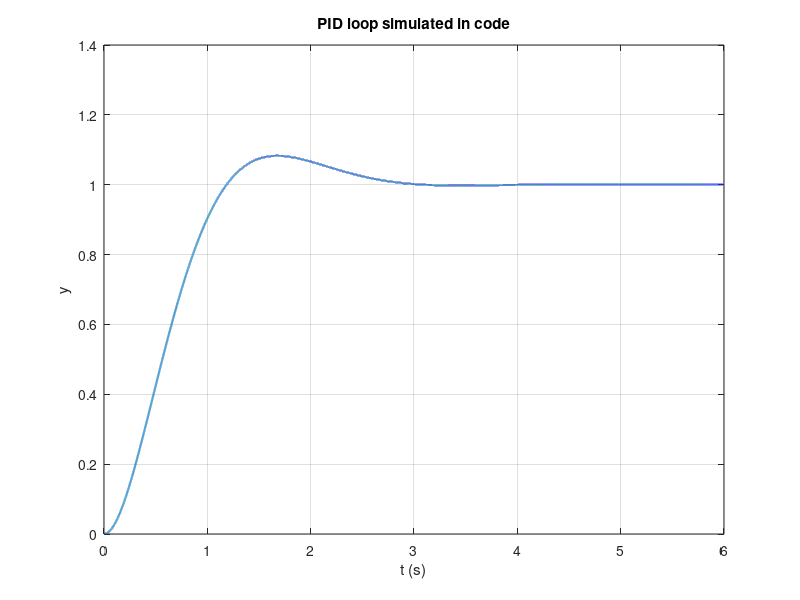

Write the MATLAB code that produced this figure.
% Day 095 · Simulink Examples: Feedback Control with a PID Controller — The same PID loop simulated step by step in plain MATLAB
% Run: open this file in MATLAB and press Run (or type example_2 in the Command Window)

% Plant 1/(s^2 + 3s + 2), PID gains as in the Simulink model, unity feedback
Kp = 6; Ki = 4; Kd = 0.8;
dt = 1e-4; t = 0:dt:6; r = 1;
x = [0; 0]; integ = 0; e_prev = r;               % plant states y, y'
y = zeros(size(t));
for k = 1:numel(t)
    y(k) = x(1);
    e = r - y(k);
    integ = integ + e*dt;
    deriv = (e - e_prev)/dt;  e_prev = e;
    if k == 1, deriv = 0; end                      % avoid the derivative kick at t = 0
    u = Kp*e + Ki*integ + Kd*deriv;
    x = x + dt * [x(2); u - 3*x(2) - 2*x(1)];      % Euler step of the plant
end
plot(t, y, 'LineWidth', 1.5); grid on; xlabel('t (s)'); ylabel('y'); title('PID loop simulated in code')
final = y(end); os = 100*(max(y) - final)/final;
ts = t(find(abs(y - final) > 0.02*final, 1, 'last'));
fprintf('Final value %.4f, overshoot %.1f %%, settling time (2%%) %.2f s\n', final, os, ts);
